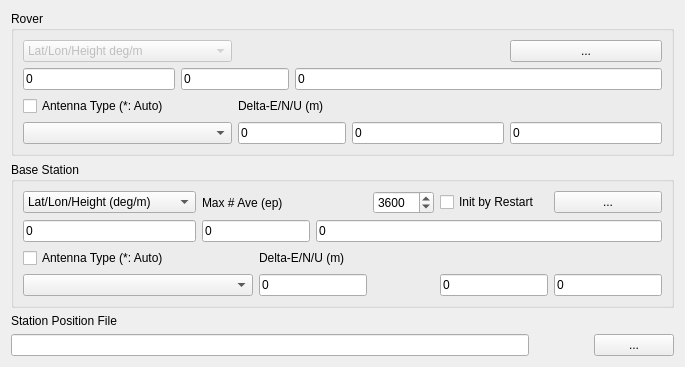
     <widget class="QWidget" name="TabSheet5">
      <property name="toolTip">
       <string/>
      </property>
      <attribute name="title">
       <string>&amp;Positions</string>
      </attribute>
      <layout class="QGridLayout" name="gridLayout_5">
       <item row="0" column="0" rowspan="2" colspan="4">
        <widget class="QGroupBox" name="GroupRovAnt">
         <property name="toolTip">
          <string/>
         </property>
         <property name="title">
          <string>Rover</string>
         </property>
         <layout class="QGridLayout" name="gridLayout_11">
          <item row="0" column="0" colspan="2">
           <widget class="QComboBox" name="RovPosTypeP">
            <property name="enabled">
             <bool>false</bool>
            </property>
            <property name="toolTip">
             <string/>
            </property>
            <item>
             <property name="text">
              <string>Lat/Lon/Height deg/m</string>
             </property>
            </item>
            <item>
             <property name="text">
              <string>Lat/Lon/Height dms/m</string>
             </property>
            </item>
            <item>
             <property name="text">
              <string>X/Y/Z-ECEF m</string>
             </property>
            </item>
           </widget>
          </item>
          <item row="0" column="5">
           <widget class="QPushButton" name="BtnRovPos">
            <property name="enabled">
             <bool>true</bool>
            </property>
            <property name="toolTip">
             <string/>
            </property>
            <property name="text">
             <string>...</string>
            </property>
           </widget>
          </item>
          <item row="1" column="0">
           <widget class="QLineEdit" name="RovPos1">
            <property name="enabled">
             <bool>true</bool>
            </property>
            <property name="toolTip">
             <string/>
            </property>
            <property name="text">
             <string>0</string>
            </property>
           </widget>
          </item>
          <item row="1" column="1" colspan="2">
           <widget class="QLineEdit" name="RovPos2">
            <property name="enabled">
             <bool>true</bool>
            </property>
            <property name="toolTip">
             <string/>
            </property>
            <property name="text">
             <string>0</string>
            </property>
           </widget>
          </item>
          <item row="1" column="3" colspan="3">
           <widget class="QLineEdit" name="RovPos3">
            <property name="enabled">
             <bool>true</bool>
            </property>
            <property name="toolTip">
             <string/>
            </property>
            <property name="text">
             <string>0</string>
            </property>
           </widget>
          </item>
          <item row="2" column="0" colspan="2">
           <widget class="QCheckBox" name="RovAntPcv">
            <property name="toolTip">
             <string/>
            </property>
            <property name="text">
             <string>Antenna Type (*: Auto)</string>
            </property>
            <property name="checked">
             <bool>false</bool>
            </property>
           </widget>
          </item>
          <item row="2" column="2" colspan="3">
           <widget class="QLabel" name="LabelRovAntD">
            <property name="enabled">
             <bool>true</bool>
            </property>
            <property name="toolTip">
             <string/>
            </property>
            <property name="text">
             <string>Delta-E/N/U (m)</string>
            </property>
           </widget>
          </item>
          <item row="3" column="0" colspan="2">
           <widget class="QComboBox" name="RovAnt">
            <property name="enabled">
             <bool>true</bool>
            </property>
            <property name="toolTip">
             <string/>
            </property>
           </widget>
          </item>
          <item row="3" column="2" colspan="2">
           <widget class="QLineEdit" name="RovAntE">
            <property name="enabled">
             <bool>true</bool>
            </property>
            <property name="toolTip">
             <string/>
            </property>
            <property name="text">
             <string>0</string>
            </property>
           </widget>
          </item>
          <item row="3" column="4">
           <widget class="QLineEdit" name="RovAntN">
            <property name="enabled">
             <bool>true</bool>
            </property>
            <property name="toolTip">
             <string/>
            </property>
            <property name="text">
             <string>0</string>
            </property>
           </widget>
          </item>
          <item row="3" column="5">
           <widget class="QLineEdit" name="RovAntU">
            <property name="enabled">
             <bool>true</bool>
            </property>
            <property name="toolTip">
             <string/>
            </property>
            <property name="text">
             <string>0</string>
            </property>
           </widget>
          </item>
         </layout>
        </widget>
       </item>
       <item row="1" column="1">
        <widget class="QLabel" name="Label4">
         <property name="enabled">
          <bool>true</bool>
         </property>
         <property name="toolTip">
          <string/>
         </property>
         <property name="text">
          <string/>
         </property>
        </widget>
       </item>
       <item row="2" column="0" colspan="4">
        <widget class="QGroupBox" name="GroupRefAnt">
         <property name="toolTip">
          <string/>
         </property>
         <property name="title">
          <string>Base Station</string>
         </property>
         <layout class="QGridLayout" name="gridLayout_10">
          <item row="3" column="0" colspan="2">
           <widget class="QComboBox" name="RefAnt">
            <property name="enabled">
             <bool>true</bool>
            </property>
            <property name="toolTip">
             <string/>
            </property>
           </widget>
          </item>
          <item row="2" column="0" colspan="2">
           <widget class="QCheckBox" name="RefAntPcv">
            <property name="toolTip">
             <string/>
            </property>
            <property name="text">
             <string>Antenna Type (*: Auto)</string>
            </property>
            <property name="checked">
             <bool>false</bool>
            </property>
           </widget>
          </item>
          <item row="2" column="2" colspan="4">
           <widget class="QLabel" name="LabelRefAntD">
            <property name="enabled">
             <bool>true</bool>
            </property>
            <property name="toolTip">
             <string/>
            </property>
            <property name="text">
             <string>Delta-E/N/U (m)</string>
            </property>
           </widget>
          </item>
          <item row="0" column="5">
           <widget class="QCheckBox" name="ChkInitRestart">
            <property name="text">
             <string>Init by Restart</string>
            </property>
           </widget>
          </item>
          <item row="0" column="6">
           <widget class="QPushButton" name="BtnRefPos">
            <property name="enabled">
             <bool>true</bool>
            </property>
            <property name="toolTip">
             <string/>
            </property>
            <property name="text">
             <string>...</string>
            </property>
           </widget>
          </item>
          <item row="1" column="0">
           <widget class="QLineEdit" name="RefPos1">
            <property name="enabled">
             <bool>true</bool>
            </property>
            <property name="toolTip">
             <string/>
            </property>
            <property name="text">
             <string>0</string>
            </property>
           </widget>
          </item>
          <item row="1" column="1" colspan="2">
           <widget class="QLineEdit" name="RefPos2">
            <property name="enabled">
             <bool>true</bool>
            </property>
            <property name="toolTip">
             <string/>
            </property>
            <property name="text">
             <string>0</string>
            </property>
           </widget>
          </item>
          <item row="1" column="3" colspan="4">
           <widget class="QLineEdit" name="RefPos3">
            <property name="enabled">
             <bool>true</bool>
            </property>
            <property name="toolTip">
             <string/>
            </property>
            <property name="text">
             <string>0</string>
            </property>
           </widget>
          </item>
          <item row="3" column="6">
           <widget class="QLineEdit" name="RefAntU">
            <property name="enabled">
             <bool>true</bool>
            </property>
            <property name="toolTip">
             <string/>
            </property>
            <property name="text">
             <string>0</string>
            </property>
           </widget>
          </item>
          <item row="3" column="2" colspan="2">
           <widget class="QLineEdit" name="RefAntE">
            <property name="enabled">
             <bool>true</bool>
            </property>
            <property name="toolTip">
             <string/>
            </property>
            <property name="text">
             <string>0</string>
            </property>
           </widget>
          </item>
          <item row="3" column="5">
           <widget class="QLineEdit" name="RefAntN">
            <property name="enabled">
             <bool>true</bool>
            </property>
            <property name="toolTip">
             <string/>
            </property>
            <property name="text">
             <string>0</string>
            </property>
           </widget>
          </item>
          <item row="0" column="4">
           <widget class="QSpinBox" name="MaxAveEp">
            <property name="maximum">
             <number>10000</number>
            </property>
            <property name="value">
             <number>3600</number>
            </property>
           </widget>
          </item>
          <item row="0" column="0">
           <widget class="QComboBox" name="RefPosTypeP">
            <property name="enabled">
             <bool>true</bool>
            </property>
            <property name="toolTip">
             <string/>
            </property>
            <item>
             <property name="text">
              <string>Lat/Lon/Height (deg/m)</string>
             </property>
            </item>
            <item>
             <property name="text">
              <string>Lat/Lon/Height (dms/m)</string>
             </property>
            </item>
            <item>
             <property name="text">
              <string>X/Y/Z-ECEF m</string>
             </property>
            </item>
            <item>
             <property name="text">
              <string>RTCM Antenna Position</string>
             </property>
            </item>
            <item>
             <property name="text">
              <string>Raw Antenna Position</string>
             </property>
            </item>
            <item>
             <property name="text">
              <string>Average of Single Position</string>
             </property>
            </item>
           </widget>
          </item>
          <item row="0" column="1" colspan="3">
           <widget class="QLabel" name="LabelMaxAveEp">
            <property name="text">
             <string>Max # Ave (ep)</string>
            </property>
           </widget>
          </item>
         </layout>
        </widget>
       </item>
       <item row="3" column="0" colspan="2">
        <widget class="QLabel" name="Label30">
         <property name="enabled">
          <bool>true</bool>
         </property>
         <property name="toolTip">
          <string/>
         </property>
         <property name="text">
          <string>Station Position File</string>
         </property>
        </widget>
       </item>
       <item row="4" column="2">
        <widget class="QPushButton" name="BtnStaPosView">
         <property name="enabled">
          <bool>true</bool>
         </property>
         <property name="toolTip">
          <string/>
         </property>
         <property name="icon">
          <iconset resource="rtknavi_qt.qrc">
           <normaloff>:/buttons/doc.bmp</normaloff>:/buttons/doc.bmp</iconset>
         </property>
         <property name="flat">
          <bool>true</bool>
         </property>
        </widget>
       </item>
       <item row="4" column="0">
        <widget class="QLineEdit" name="StaPosFile">
         <property name="enabled">
          <bool>true</bool>
         </property>
         <property name="toolTip">
          <string/>
         </property>
         <property name="text">
          <string/>
         </property>
        </widget>
       </item>
       <item row="4" column="3">
        <widget class="QPushButton" name="BtnStaPosFile">
         <property name="enabled">
          <bool>true</bool>
         </property>
         <property name="toolTip">
          <string/>
         </property>
         <property name="text">
          <string>...</string>
         </property>
        </widget>
       </item>
      </layout>
     </widget>
